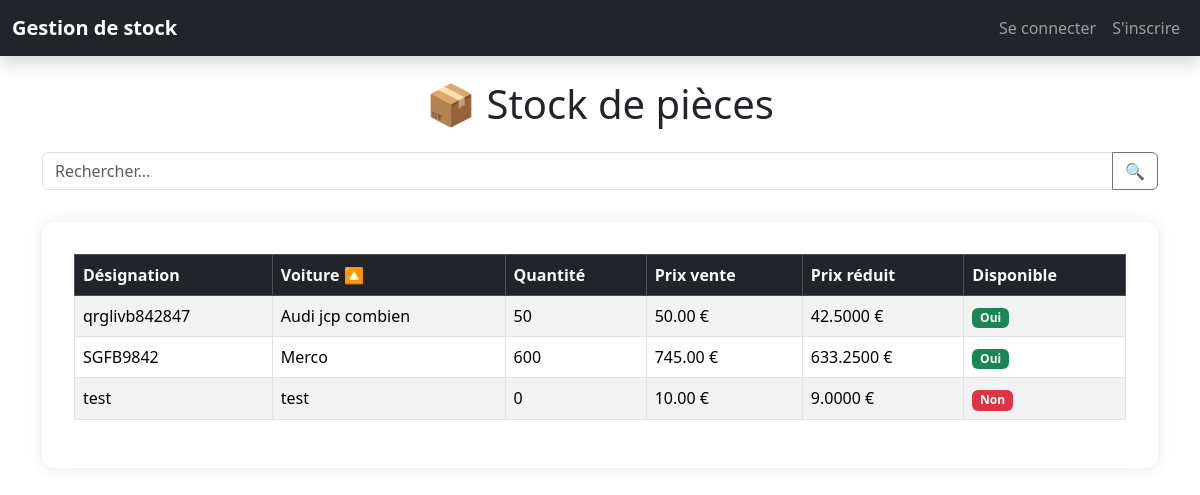
Screenshot of /?q=&sort=voiture&dir=asc with the database file from the repository.
### stock/models.py (models this page shows, shortened)
class Piece(models.Model):
    quantite = models.PositiveIntegerField()
    designation = models.CharField(max_length=50, unique=True)
    voiture = models.CharField(max_length=255, null=True, blank=True)
    prix_brut = models.DecimalField(max_digits=10, decimal_places=2, default=Decimal('0.00'))
    prix_net = models.DecimalField(max_digits=10, decimal_places=2, default=Decimal('0.00'))
    prix_montant = models.DecimalField(max_digits=10, decimal_places=2, default=Decimal('0.00'))
    prix_vente = models.DecimalField(max_digits=10, decimal_places=2, default=Decimal('0.00'))
    reduction = models.DecimalField(max_digits=5, decimal_places=2, default=Decimal('0.00'))  # en pourcentage
    @property
    def prix_vente_reduction(self):
        return self.prix_vente * (1 - (self.reduction / 100))
    @property
    def est_disponible(self):
        return self.quantite > 0

### stock/views.py (the view, shortened to what this page needs)
# urls.py: path('', views.liste_pieces, name='liste_pieces'),
def liste_pieces(request):
    query = request.GET.get('q', '').strip()
    sort   = request.GET.get('sort', 'designation')
    direction = request.GET.get('dir', 'asc')
    qs = Piece.objects.all()
    is_num = False
    num_val = None
    pieces = list(qs)
    reverse = (direction == 'desc')
    if sort == 'prix_vente_reduction':
        pieces = sorted(pieces, key=lambda p: p.prix_vente_reduction, reverse=reverse)
    elif sort == 'disponible':
        pieces = sorted(pieces, key=lambda p: p.est_disponible,      reverse=reverse)
    else:
        pieces = sorted(pieces, key=lambda p: getattr(p, sort), reverse=reverse)
    columns = [
        ('designation', 'Désignation'),
        ('voiture',     'Voiture'),
        ('quantite',    'Quantité'),
        ('prix_vente',  'Prix vente'),
        ('prix_vente_reduction', 'Prix réduit'),
        ('disponible',  'Disponible'),
    ]
    return render(request, 'stock/piece_liste.html', {
        'pieces': pieces,
        'query': query,
        'sort': sort,
        'direction': direction,
        'columns': columns,
    })

### stock/templates/stock/piece_liste.html (shortened to what this page needs)
<!DOCTYPE html>
<html lang="fr">
<head>
    <link href="https://cdn.jsdelivr.net/npm/bootstrap@5.3.3/dist/css/bootstrap.min.css" rel="stylesheet">
</head>
<body>
    {% include 'stock/header.html' %}
    <div class="container">
        <h1 class="text-center my-4">📦 Stock de pièces</h1>
        <form method="get" class="mb-3">
            <div class="input-group">
                <input type="text" name="q" value="{{ query }}" class="form-control" placeholder="Rechercher...">
                <button type="submit" class="btn btn-outline-secondary">🔍</button>
            </div>
        </form>
        <div class="table-container">
            <table class="table table-striped table-bordered align-middle">
                <thead class="table-dark">
                    <tr>
                        {% for col, label in columns %}
                        <th>
                            <a href="?q={{ query }}&sort={{ col }}&dir={% if sort == col and direction == 'asc' %}desc{% else %}asc{% endif %}"
                                class="text-light text-decoration-none">
                                {{ label }}
                                {% if sort == col %}
                                {% if direction == 'asc' %}
                                🔼
                                {% else %}
                                🔽
                                {% endif %}
                                {% endif %}
                            </a>
                        </th>
                        {% endfor %}
                    </tr>
                </thead>
                <tbody>
                    {% for piece in pieces %}
                    <tr>
                        <td>{{ piece.designation }}</td>
                        <td>{{ piece.voiture }}</td>
                        <td>{{ piece.quantite }}</td>
                        <td>{{ piece.prix_vente }} €</td>
                        <td>{{ piece.prix_vente_reduction }} €</td>
                        <td>
                            {% if piece.est_disponible %}
                            <span class="badge bg-success">Oui</span>
                            {% else %}
                            <span class="badge bg-danger">Non</span>
                            {% endif %}
                        </td>
                    </tr>
                    {% endfor %}
                </tbody>
            </table>
        </div>
    </div>
</body>
</html>

### stock/templates/stock/piece_liste.html (style rules this page uses)
.table-container { background: #fff; border-radius: 12px; box-shadow: 0 0 15px rgba(0, 0, 0, 0.1); padding: 2rem; margin-top: 2rem; }

### rows the page displays
Piece: designation "qrglivb842847", voiture "Audi jcp combien", quantite "50", prix_vente "50.00", prix_vente_reduction "42.5000", shows "Oui"
Piece: designation "SGFB9842", voiture "Merco", quantite "600", prix_vente "745.00", prix_vente_reduction "633.2500", shows "Oui"
Piece: designation "test", voiture "test", quantite "0", prix_vente "10.00", prix_vente_reduction "9.0000", shows "Non"

### other values shown
{{ label }} "Désignation" "Voiture" "Quantité" "Prix vente" "Prix réduit" "Disponible"
